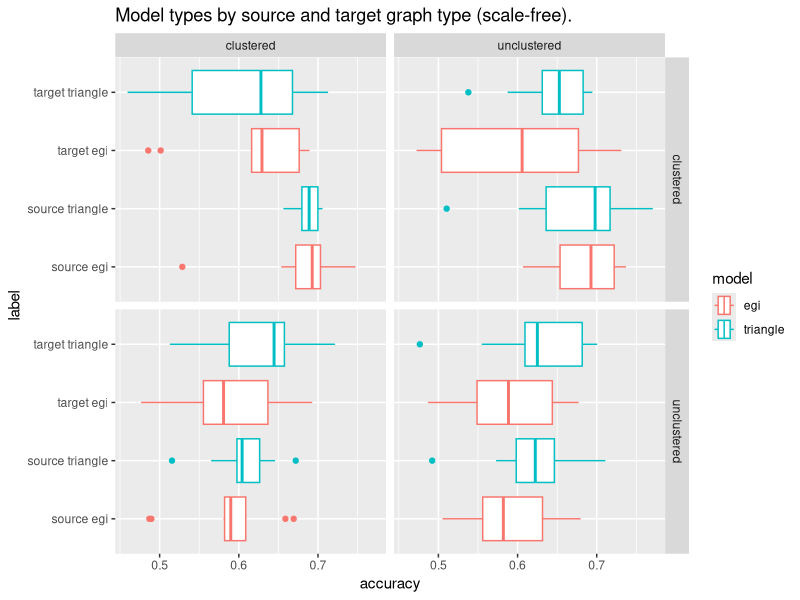
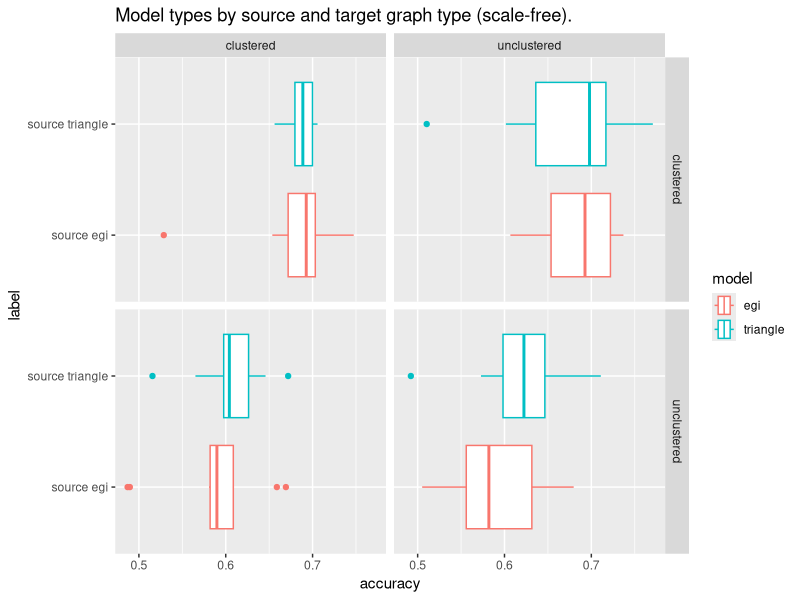
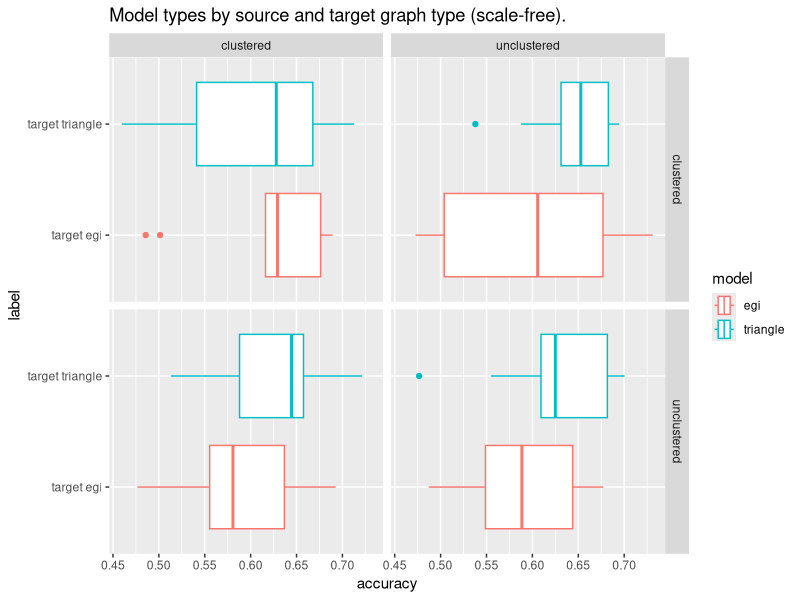

Generate these figures, in order, with R:
## ---- chunk 1
knitr::opts_chunk$set(echo = TRUE)
## ---- chunk 2
library(readr)
library(dplyr)
library(knitr)
library(tidyr)
library(ggplot2)
library(stringr)
## ---- chunk 3
data <- read_csv("data.csv")
## ---- chunk 4
grouped<- data %>% group_by(src,target,model) %>% 
  summarise(`source-accuracy` = mean(`source-accuracy`),
            `target-accuracy` = mean(`target-accuracy`))

knitr::kable(grouped)
## ---- chunk 5

plotMe <- function(df) {
  p <- ggplot(df ,aes(x=`accuracy`,y=`label`,colour=`model`)) + 
       geom_boxplot() + 
       facet_grid(rows=vars(`src`),cols=vars(`target`)) +
       ggtitle("Model types by source and target graph type (scale-free).")

  return(p)
}
## ---- chunk 6
plotData <- data %>%
  pivot_longer(cols=c(`source-accuracy`,`target-accuracy`),
               names_to="srctarget",values_to="accuracy") %>%

  mutate(`srctarget`=str_replace(`srctarget`,"source-accuracy","source")) %>%
  mutate(`srctarget`=str_replace(`srctarget`,"target-accuracy","target")) %>%    
  unite(`srctarget`,`model`,col=`label`,sep=" ",remove=FALSE) 

plotMe(plotData)
## ---- chunk 7
plotMe(filter(plotData,`srctarget` == "source"))
## ---- chunk 8
plotMe(filter(plotData,`srctarget` == "target"))
